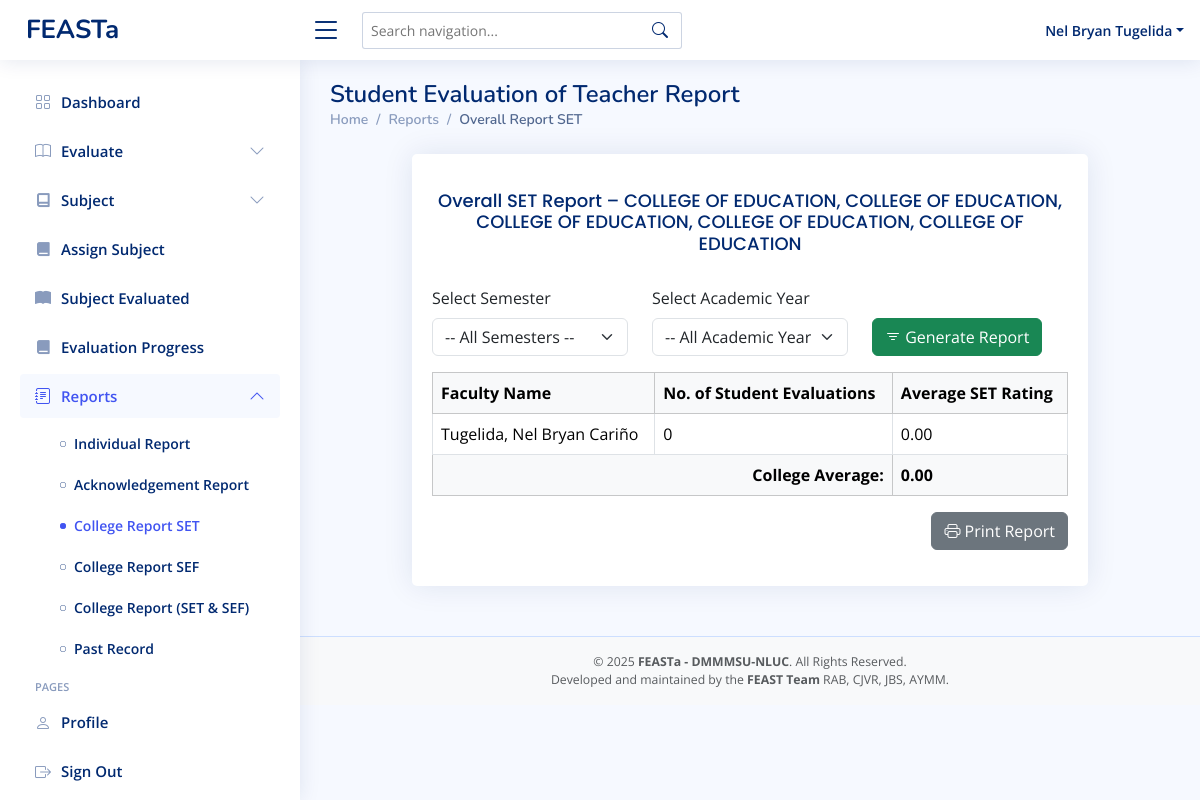
/admin-overallreport-set.php (signed in), run on the app's committed database.
### tables this page shows
CREATE TABLE `faculty` (
  `id` int(255) NOT NULL,
  `idnumber` varchar(255) NOT NULL,
  `first_name` varchar(50) NOT NULL,
  `mid_name` varchar(50) DEFAULT NULL,
  `last_name` varchar(50) NOT NULL,
  `password` varchar(255) DEFAULT NULL,
  `college` varchar(255) DEFAULT NULL,
  `program` varchar(255) DEFAULT NULL,
  `faculty_rank` varchar(50) DEFAULT NULL,
  `role` varchar(50) NOT NULL DEFAULT 'faculty',
  `status` varchar(11) NOT NULL DEFAULT 'active'
);

### admin-overallreport-set.php (the view, shortened to what this page needs)
<?php
include 'conn/conn.php';
$admin_id = $_SESSION['idnumber'];
$stmt = $conn->prepare("SELECT college_name FROM admin_college WHERE admin_idnumber = ?");
$stmt->bind_param("s", $admin_id);
$stmt->execute();
$result = $stmt->get_result();
$college = [];
while ($row = $result->fetch_assoc()) {
  $college[] = $row['college_name'];
}
$admin_college = !empty($college) ? implode(', ', $college) : 'No college Assigned';
$semester_filter = isset($_GET['semester']) ? $_GET['semester'] : '';
$year_filter     = isset($_GET['academic_year']) ? $_GET['academic_year'] : '';
$faculties = [];
$admin_assignments = [];
$stmt_admin_dept = $conn->prepare("SELECT college_name, program_name FROM admin_college WHERE admin_idnumber = ?");
$stmt_admin_dept->bind_param("s", $admin_id);
$stmt_admin_dept->execute();
$result = $stmt_admin_dept->get_result();
while ($row = $result->fetch_assoc()) {
  $admin_assignments[] = $row;
}
if (!empty($admin_assignments)) {
  $faculty_query_parts = [];
  $params = [];
  $types = "";
  foreach ($admin_assignments as $assignment) {
    $faculty_query_parts[] = "(college = ? AND program = ?)";
    $params[] = $assignment['college_name'];
    $params[] = $assignment['program_name'];
    $types .= "ss";
  }
  $faculty_where_sql = implode(' OR ', $faculty_query_parts);
  $sql = "
        SELECT idnumber, last_name, first_name, mid_name
        FROM faculty
        WHERE ($faculty_where_sql)
        ORDER BY last_name ASC
    ";
  $query = $conn->prepare($sql);
  $query->bind_param($types, ...$params);
  $query->execute();
  $faculties = $query->get_result()->fetch_all(MYSQLI_ASSOC);
}
$rows = '';
foreach ($faculties as $fac) {
  $fid = $fac['idnumber'];
  $sql = "
    SELECT COUNT(*) AS students, AVG(computed_rating) AS avg_rating
    FROM evaluation
    WHERE faculty_id = ?
  ";
  $params = [$fid];
  $types = "s";
  $stmtEval = $conn->prepare($sql);
  $stmtEval->bind_param($types, ...$params);
  $stmtEval->execute();
  $r = $stmtEval->get_result()->fetch_assoc();
  $count = (int)$r['students'];
  $avg = $count ? (float)$r['avg_rating'] : 0.00;
  $name = "{$fac['last_name']}, {$fac['first_name']} {$fac['mid_name']}";
  $avg_display = number_format($avg, 2);
  $rows .= "<tr><td>{$name}</td><td>{$count}</td><td>{$avg_display}</td></tr>";
}
$college_average = 0;
?>
<!DOCTYPE html>
<html>
<head>
  <?php include 'head.php' ?>
</head>
<body>
  <?php include 'admin-header.php'; ?>
  <?php include 'admin-sidebar.php' ?>
  <main id="main" class="main">
    <div class="pagetitle">
      <h1>Student Evaluation of Teacher Report</h1>
      <nav>
        <ol class="breadcrumb">
          <li class="breadcrumb-item"><a href="admin-dashboard.php">Home</a></li>
          <li class="breadcrumb-item">Reports</li>
          <li class="breadcrumb-item active">Overall Report SET</li>
        </ol>
      </nav>
    </div>
    <section class="section dashboard">
      <div class="container mt-4">
        <div class="row justify-content-center">
          <div class="col-lg-10">
            <div class="card">
              <div class="card-body">
                <h4 class="card-title text-center my-3">
                  Overall SET Report – <?= htmlspecialchars($admin_college) ?>
                </h4>
                <form method="GET" class="mb-3">
                  <div class="row align-items-end">
                    <div class="col-md-4">
                      <label for="semester" class="form-label">Select Semester</label>
                      <select name="semester" id="semester" class="form-select">
                        <option value="">-- All Semesters --</option>
                      </select>
                    </div>
                    <div class="col-md-4">
                      <label for="academic_year" class="form-label">Select Academic Year</label>
                      <select name="academic_year" id="academic_year" class="form-select">
                        <option value="">-- All Academic Years --</option>
                      </select>
                    </div>
                    <div class="col-md-auto">
                      <button type="submit" class="btn btn-success w-100">
                        <i class="bi bi-filter"></i> Generate Report
                      </button>
                    </div>
                  </div>
                </form>
                <div class="table-responsive">
                  <table class="table table-bordered table-hover">
                    <thead class="table-light">
                      <tr>
                        <th>Faculty Name</th>
                        <th>No. of Student Evaluations</th>
                        <th>Average SET Rating</th>
                      </tr>
                    </thead>
                    <tbody>
                      <?= $rows ?>
                    </tbody>
                    <tfoot>
                      <tr class="table-light fw-bold">
                        <td colspan="2" class="text-end">College Average:</td>
                        <td><?= number_format($college_average, 2) ?></td>
                      </tr>
                    </tfoot>
                  </table>
                </div>
                <div class="text-end mb-3">
                  <a href="admin-overallreport-set-print.php?semester=<?= urlencode($semester_filter) ?>&academic_year=<?= urlencode($year_filter) ?>"
                    class="btn btn-secondary" target="_blank">
                    <i class="bi bi-printer"></i> Print Report
                  </a>
                </div>
              </div>
            </div>
          </div>
        </div>
      </div>
    </section>
  </main>
  <?php include 'footer.php' ?>
</body>
</html>

### assets/css/style.css (style rules this page uses)
:root { scroll-behavior: smooth; }
body { font-family: "Open Sans", sans-serif; background: #f6f9ff; color: #444444; }
a { color: #4154f1; text-decoration: none; }
h1, h2, h3, h4, h5, h6 { font-family: "Nunito", sans-serif; }
#main { margin-top: 60px; padding: 20px 30px; transition: all 0.3s; }
.pagetitle { margin-bottom: 10px; }
.pagetitle h1 { font-size: 24px; margin-bottom: 0; font-weight: 600; color: #012970; }
.card { margin-bottom: 30px; border: none; border-radius: 5px; box-shadow: 0px 0 30px rgba(1, 41, 112, 0.1); }
.card-title { padding: 20px 0 15px 0; font-size: 18px; font-weight: 500; color: #012970; font-family: "Poppins", sans-serif; }
.card-body { padding: 0 20px 20px 20px; }
.breadcrumb { font-size: 14px; font-family: "Nunito", sans-serif; color: #899bbd; font-weight: 600; }
.breadcrumb a { color: #899bbd; transition: 0.3s; }
.breadcrumb .breadcrumb-item::before { color: #899bbd; }
.breadcrumb .active { color: #51678f; font-weight: 600; }
@media (min-width: 1200px) { #main, #footer { margin-left: 300px; } }

### data on the page
faculty: name "Tugelida, Nel Bryan Cariño", count "0", avg_display "0.00"

### other printed values
$_SESSION['first_name'] "Nel Bryan"
$_SESSION['last_name'] "Tugelida"
$admin_college "COLLEGE OF EDUCATION, COLLEGE OF EDUCATION, COLLEGE OF EDUCATION, COLLEGE OF EDUCATION, COLLEGE OF EDUCATION"
$college_average "0.00"
